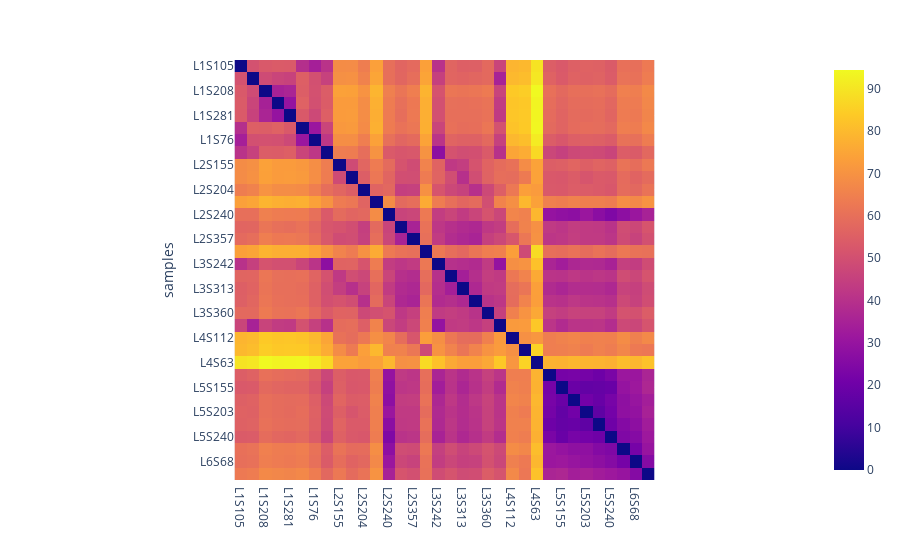

Write notebook code for a chart like this one.
### Code cell
#Plot a covariance matrix to visualize the distance between each pairs of samples
fig = px.imshow(distance_matrix)
fig.show()

### Figure 1 — Plotly figure (JSON) as saved in the notebook; plotly's stock layout.template omitted (floating-point values rounded to 4 significant figures; data arrays with more than 128 entries replaced by an {"elided": "..."} marker saying what was removed)
{"data": [{"coloraxis": "coloraxis", "hovertemplate": "x: %{x}<br>samples: %{y}<br>color: %{z}<extra></extra>", "name": "0", "type": "heatmap", "x": ["L1S105", "L1S140", "L1S208", "L1S257", "L1S281", "L1S57", "L1S76", "L1S8", "L2S155", "L2S175", "L2S204", "L2S222", "L2S240", "L2S309", "L2S357", "L2S382", "L3S242", "L3S294", "L3S313", "L3S341", "L3S360", "L3S378", "L4S112", "L4S137", "L4S63", "L5S104", "L5S155", "L5S174", "L5S203", "L5S222", "L5S240", "L6S20", "L6S68", "L6S93"], "xaxis": "x", "y": ["L1S105", "L1S140", "L1S208", "L1S257", "L1S281", "L1S57", "L1S76", "L1S8", "L2S155", "L2S175", "L2S204", "L2S222", "L2S240", "L2S309", "L2S357", "L2S382", "L3S242", "L3S294", "L3S313", "L3S341", "L3S360", "L3S378", "L4S112", "L4S137", "L4S63", "L5S104", "L5S155", "L5S174", "L5S203", "L5S222", "L5S240", "L6S20", "L6S68", "L6S93"], "yaxis": "y", "z": {"elided": "34x34 float values"}}], "layout": {"coloraxis": {"colorscale": [[0, "#0d0887"], [0.1111, "#46039f"], [0.2222, "#7201a8"], [0.3333, "#9c179e"], [0.4444, "#bd3786"], [0.5556, "#d8576b"], [0.6667, "#ed7953"], [0.7778, "#fb9f3a"], [0.8889, "#fdca26"], [1, "#f0f921"]]}, "margin": {"t": 60}, "xaxis": {"anchor": "y", "constrain": "domain", "domain": [0, 1], "scaleanchor": "y"}, "yaxis": {"anchor": "x", "autorange": "reversed", "constrain": "domain", "domain": [0, 1], "title": {"text": "samples"}}}}
